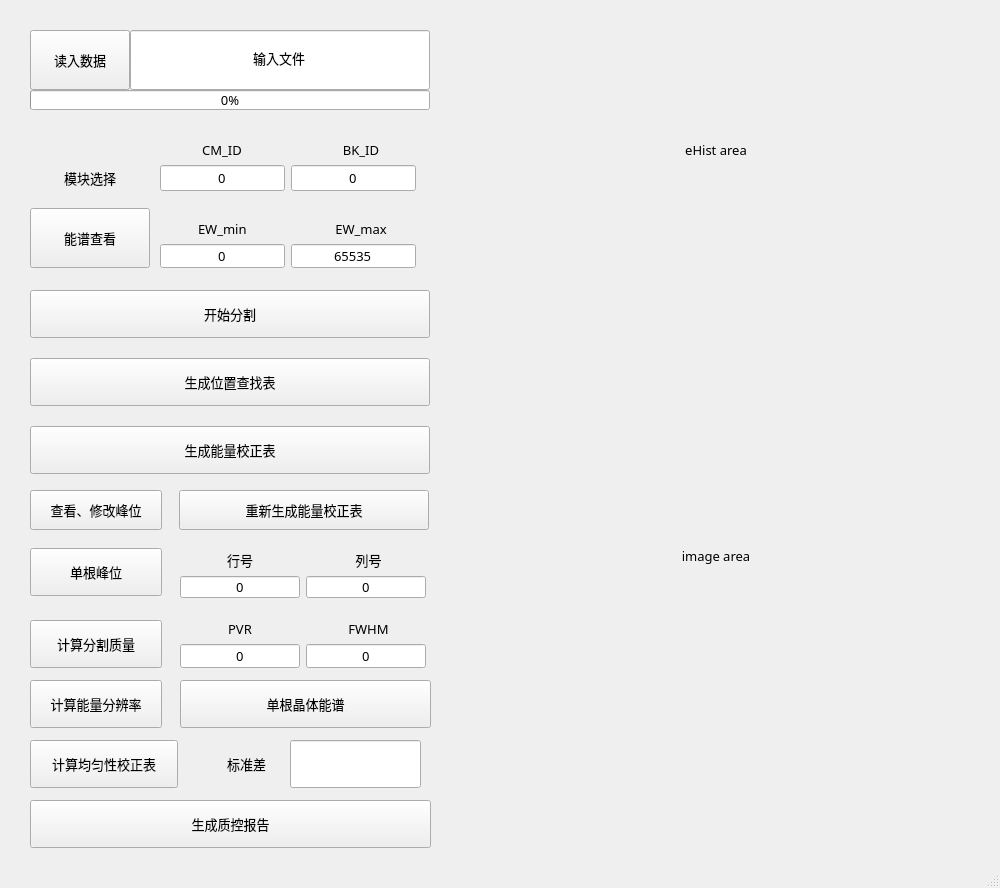
<?xml version="1.0" encoding="UTF-8"?>
<ui version="4.0">
 <class>MainWindow</class>
 <widget class="QMainWindow" name="MainWindow">
  <property name="geometry">
   <rect>
    <x>0</x>
    <y>0</y>
    <width>1000</width>
    <height>888</height>
   </rect>
  </property>
  <property name="font">
   <font>
    <family>微软雅黑</family>
    <pointsize>10</pointsize>
   </font>
  </property>
  <property name="windowTitle">
   <string>MainWindow</string>
  </property>
  <widget class="QWidget" name="centralwidget">
   <widget class="QLineEdit" name="lineEdit_dataPath">
    <property name="geometry">
     <rect>
      <x>130</x>
      <y>30</y>
      <width>300</width>
      <height>60</height>
     </rect>
    </property>
    <property name="font">
     <font>
      <family>微软雅黑</family>
      <pointsize>10</pointsize>
     </font>
    </property>
    <property name="text">
     <string>输入文件</string>
    </property>
    <property name="alignment">
     <set>Qt::AlignCenter</set>
    </property>
   </widget>
   <widget class="QPushButton" name="pushButton_readinData">
    <property name="geometry">
     <rect>
      <x>30</x>
      <y>30</y>
      <width>100</width>
      <height>60</height>
     </rect>
    </property>
    <property name="font">
     <font>
      <family>微软雅黑</family>
      <pointsize>10</pointsize>
     </font>
    </property>
    <property name="text">
     <string>读入数据</string>
    </property>
   </widget>
   <widget class="QPushButton" name="pushButton_setEW">
    <property name="geometry">
     <rect>
      <x>30</x>
      <y>208</y>
      <width>120</width>
      <height>60</height>
     </rect>
    </property>
    <property name="font">
     <font>
      <family>微软雅黑</family>
      <pointsize>10</pointsize>
     </font>
    </property>
    <property name="text">
     <string>能谱查看</string>
    </property>
   </widget>
   <widget class="QLabel" name="label_chooseBK">
    <property name="geometry">
     <rect>
      <x>50</x>
      <y>160</y>
      <width>80</width>
      <height>36</height>
     </rect>
    </property>
    <property name="font">
     <font>
      <family>微软雅黑</family>
      <pointsize>10</pointsize>
     </font>
    </property>
    <property name="text">
     <string>模块选择</string>
    </property>
    <property name="alignment">
     <set>Qt::AlignCenter</set>
    </property>
   </widget>
   <widget class="QPushButton" name="pushButton_segment">
    <property name="geometry">
     <rect>
      <x>30</x>
      <y>290</y>
      <width>400</width>
      <height>48</height>
     </rect>
    </property>
    <property name="font">
     <font>
      <family>微软雅黑</family>
      <pointsize>10</pointsize>
     </font>
    </property>
    <property name="text">
     <string>开始分割</string>
    </property>
   </widget>
   <widget class="QPushButton" name="pushButton_genPositionLUT">
    <property name="geometry">
     <rect>
      <x>30</x>
      <y>358</y>
      <width>400</width>
      <height>48</height>
     </rect>
    </property>
    <property name="font">
     <font>
      <family>微软雅黑</family>
      <pointsize>10</pointsize>
     </font>
    </property>
    <property name="text">
     <string>生成位置查找表</string>
    </property>
   </widget>
   <widget class="QPushButton" name="pushButton_genEnergyLUT">
    <property name="geometry">
     <rect>
      <x>30</x>
      <y>426</y>
      <width>400</width>
      <height>48</height>
     </rect>
    </property>
    <property name="font">
     <font>
      <family>微软雅黑</family>
      <pointsize>10</pointsize>
     </font>
    </property>
    <property name="text">
     <string>生成能量校正表</string>
    </property>
   </widget>
   <widget class="QPushButton" name="pushButton_calPeaks">
    <property name="geometry">
     <rect>
      <x>30</x>
      <y>490</y>
      <width>132</width>
      <height>40</height>
     </rect>
    </property>
    <property name="font">
     <font>
      <family>微软雅黑</family>
      <pointsize>10</pointsize>
     </font>
    </property>
    <property name="text">
     <string>查看、修改峰位</string>
    </property>
   </widget>
   <widget class="QPushButton" name="pushButton_calOnePeak">
    <property name="geometry">
     <rect>
      <x>30</x>
      <y>548</y>
      <width>132</width>
      <height>48</height>
     </rect>
    </property>
    <property name="font">
     <font>
      <family>微软雅黑</family>
      <pointsize>10</pointsize>
     </font>
    </property>
    <property name="text">
     <string>单根峰位</string>
    </property>
   </widget>
   <widget class="QWidget" name="layoutWidget1">
    <property name="geometry">
     <rect>
      <x>180</x>
      <y>550</y>
      <width>251</width>
      <height>48</height>
     </rect>
    </property>
    <property name="font">
     <font>
      <family>微软雅黑</family>
      <pointsize>10</pointsize>
     </font>
    </property>
    <layout class="QFormLayout" name="formLayout_crystalIDEdit">
     <property name="labelAlignment">
      <set>Qt::AlignCenter</set>
     </property>
     <property name="formAlignment">
      <set>Qt::AlignHCenter|Qt::AlignTop</set>
     </property>
     <item row="0" column="0">
      <widget class="QLabel" name="label_rowID">
       <property name="font">
        <font>
         <family>微软雅黑</family>
         <pointsize>10</pointsize>
        </font>
       </property>
       <property name="text">
        <string>行号</string>
       </property>
       <property name="alignment">
        <set>Qt::AlignCenter</set>
       </property>
      </widget>
     </item>
     <item row="0" column="1">
      <widget class="QLabel" name="label_colID">
       <property name="font">
        <font>
         <family>微软雅黑</family>
         <pointsize>10</pointsize>
        </font>
       </property>
       <property name="text">
        <string>列号</string>
       </property>
       <property name="alignment">
        <set>Qt::AlignCenter</set>
       </property>
      </widget>
     </item>
     <item row="1" column="0">
      <widget class="QLineEdit" name="lineEdit_rowID">
       <property name="maximumSize">
        <size>
         <width>120</width>
         <height>16777215</height>
        </size>
       </property>
       <property name="font">
        <font>
         <family>微软雅黑</family>
         <pointsize>10</pointsize>
        </font>
       </property>
       <property name="text">
        <string>0</string>
       </property>
       <property name="alignment">
        <set>Qt::AlignCenter</set>
       </property>
      </widget>
     </item>
     <item row="1" column="1">
      <widget class="QLineEdit" name="lineEdit_colID">
       <property name="maximumSize">
        <size>
         <width>120</width>
         <height>16777215</height>
        </size>
       </property>
       <property name="font">
        <font>
         <family>微软雅黑</family>
         <pointsize>10</pointsize>
        </font>
       </property>
       <property name="text">
        <string>0</string>
       </property>
       <property name="alignment">
        <set>Qt::AlignCenter</set>
       </property>
      </widget>
     </item>
    </layout>
   </widget>
   <widget class="QWidget" name="layoutWidget2">
    <property name="geometry">
     <rect>
      <x>160</x>
      <y>130</y>
      <width>271</width>
      <height>71</height>
     </rect>
    </property>
    <property name="font">
     <font>
      <family>微软雅黑</family>
      <pointsize>10</pointsize>
     </font>
    </property>
    <layout class="QFormLayout" name="formLayout_BKIDEdit">
     <property name="labelAlignment">
      <set>Qt::AlignCenter</set>
     </property>
     <property name="formAlignment">
      <set>Qt::AlignCenter</set>
     </property>
     <item row="0" column="0">
      <widget class="QLabel" name="label_CMID">
       <property name="font">
        <font>
         <family>微软雅黑</family>
         <pointsize>10</pointsize>
        </font>
       </property>
       <property name="text">
        <string>CM_ID</string>
       </property>
       <property name="alignment">
        <set>Qt::AlignCenter</set>
       </property>
      </widget>
     </item>
     <item row="0" column="1">
      <widget class="QLabel" name="label_BKID">
       <property name="font">
        <font>
         <family>微软雅黑</family>
         <pointsize>10</pointsize>
        </font>
       </property>
       <property name="text">
        <string>BK_ID</string>
       </property>
       <property name="alignment">
        <set>Qt::AlignCenter</set>
       </property>
      </widget>
     </item>
     <item row="1" column="0">
      <widget class="QLineEdit" name="lineEdit_CMID">
       <property name="maximumSize">
        <size>
         <width>125</width>
         <height>16777215</height>
        </size>
       </property>
       <property name="font">
        <font>
         <family>微软雅黑</family>
         <pointsize>10</pointsize>
        </font>
       </property>
       <property name="text">
        <string>0</string>
       </property>
       <property name="alignment">
        <set>Qt::AlignCenter</set>
       </property>
      </widget>
     </item>
     <item row="1" column="1">
      <widget class="QLineEdit" name="lineEdit_BKID">
       <property name="maximumSize">
        <size>
         <width>125</width>
         <height>16777215</height>
        </size>
       </property>
       <property name="font">
        <font>
         <family>微软雅黑</family>
         <pointsize>10</pointsize>
        </font>
       </property>
       <property name="text">
        <string>0</string>
       </property>
       <property name="alignment">
        <set>Qt::AlignCenter</set>
       </property>
      </widget>
     </item>
    </layout>
   </widget>
   <widget class="QWidget" name="layoutWidget3">
    <property name="geometry">
     <rect>
      <x>160</x>
      <y>220</y>
      <width>271</width>
      <height>48</height>
     </rect>
    </property>
    <property name="font">
     <font>
      <family>微软雅黑</family>
      <pointsize>10</pointsize>
     </font>
    </property>
    <layout class="QFormLayout" name="formLayout_EWEdit">
     <property name="labelAlignment">
      <set>Qt::AlignCenter</set>
     </property>
     <property name="formAlignment">
      <set>Qt::AlignCenter</set>
     </property>
     <item row="0" column="0">
      <widget class="QLabel" name="label_minEW">
       <property name="font">
        <font>
         <family>微软雅黑</family>
         <pointsize>10</pointsize>
        </font>
       </property>
       <property name="text">
        <string>EW_min</string>
       </property>
      </widget>
     </item>
     <item row="0" column="1">
      <widget class="QLabel" name="label_maxEW">
       <property name="font">
        <font>
         <family>微软雅黑</family>
         <pointsize>10</pointsize>
        </font>
       </property>
       <property name="text">
        <string>EW_max</string>
       </property>
       <property name="alignment">
        <set>Qt::AlignCenter</set>
       </property>
      </widget>
     </item>
     <item row="1" column="0">
      <widget class="QLineEdit" name="lineEdit_minEW">
       <property name="maximumSize">
        <size>
         <width>125</width>
         <height>16777215</height>
        </size>
       </property>
       <property name="font">
        <font>
         <family>微软雅黑</family>
         <pointsize>10</pointsize>
        </font>
       </property>
       <property name="text">
        <string>0</string>
       </property>
       <property name="alignment">
        <set>Qt::AlignCenter</set>
       </property>
      </widget>
     </item>
     <item row="1" column="1">
      <widget class="QLineEdit" name="lineEdit_maxEW">
       <property name="maximumSize">
        <size>
         <width>125</width>
         <height>16777215</height>
        </size>
       </property>
       <property name="font">
        <font>
         <family>微软雅黑</family>
         <pointsize>10</pointsize>
        </font>
       </property>
       <property name="text">
        <string>65535</string>
       </property>
       <property name="alignment">
        <set>Qt::AlignCenter</set>
       </property>
      </widget>
     </item>
    </layout>
   </widget>
   <widget class="QProgressBar" name="progressBar_readinData">
    <property name="geometry">
     <rect>
      <x>30</x>
      <y>90</y>
      <width>400</width>
      <height>20</height>
     </rect>
    </property>
    <property name="font">
     <font>
      <family>微软雅黑</family>
      <pointsize>10</pointsize>
     </font>
    </property>
    <property name="value">
     <number>0</number>
    </property>
    <property name="alignment">
     <set>Qt::AlignCenter</set>
    </property>
    <property name="textVisible">
     <bool>true</bool>
    </property>
   </widget>
   <widget class="LabelFloodmap" name="label_floodmap">
    <property name="geometry">
     <rect>
      <x>460</x>
      <y>300</y>
      <width>512</width>
      <height>512</height>
     </rect>
    </property>
    <property name="font">
     <font>
      <family>微软雅黑</family>
      <pointsize>10</pointsize>
     </font>
    </property>
    <property name="text">
     <string>image area</string>
    </property>
    <property name="alignment">
     <set>Qt::AlignCenter</set>
    </property>
   </widget>
   <widget class="LabelHistogram" name="label_eHist">
    <property name="geometry">
     <rect>
      <x>460</x>
      <y>0</y>
      <width>512</width>
      <height>300</height>
     </rect>
    </property>
    <property name="font">
     <font>
      <family>微软雅黑</family>
      <pointsize>10</pointsize>
     </font>
    </property>
    <property name="text">
     <string>eHist area</string>
    </property>
    <property name="alignment">
     <set>Qt::AlignCenter</set>
    </property>
   </widget>
   <widget class="QPushButton" name="pushButton_calSegFOM">
    <property name="geometry">
     <rect>
      <x>30</x>
      <y>620</y>
      <width>132</width>
      <height>48</height>
     </rect>
    </property>
    <property name="font">
     <font>
      <family>微软雅黑</family>
      <pointsize>10</pointsize>
     </font>
    </property>
    <property name="text">
     <string>计算分割质量</string>
    </property>
   </widget>
   <widget class="QWidget" name="layoutWidget1_2">
    <property name="geometry">
     <rect>
      <x>180</x>
      <y>620</y>
      <width>251</width>
      <height>48</height>
     </rect>
    </property>
    <property name="font">
     <font>
      <family>微软雅黑</family>
      <pointsize>10</pointsize>
     </font>
    </property>
    <layout class="QFormLayout" name="formLayout_segFOM">
     <property name="labelAlignment">
      <set>Qt::AlignCenter</set>
     </property>
     <property name="formAlignment">
      <set>Qt::AlignHCenter|Qt::AlignTop</set>
     </property>
     <item row="0" column="0">
      <widget class="QLabel" name="label_PVR">
       <property name="font">
        <font>
         <family>微软雅黑</family>
         <pointsize>10</pointsize>
        </font>
       </property>
       <property name="text">
        <string>PVR</string>
       </property>
       <property name="alignment">
        <set>Qt::AlignCenter</set>
       </property>
      </widget>
     </item>
     <item row="0" column="1">
      <widget class="QLabel" name="label_FWHM">
       <property name="font">
        <font>
         <family>微软雅黑</family>
         <pointsize>10</pointsize>
        </font>
       </property>
       <property name="text">
        <string>FWHM</string>
       </property>
       <property name="alignment">
        <set>Qt::AlignCenter</set>
       </property>
      </widget>
     </item>
     <item row="1" column="0">
      <widget class="QLineEdit" name="lineEdit_PVR">
       <property name="maximumSize">
        <size>
         <width>120</width>
         <height>16777215</height>
        </size>
       </property>
       <property name="font">
        <font>
         <family>微软雅黑</family>
         <pointsize>10</pointsize>
        </font>
       </property>
       <property name="text">
        <string>0</string>
       </property>
       <property name="alignment">
        <set>Qt::AlignCenter</set>
       </property>
      </widget>
     </item>
     <item row="1" column="1">
      <widget class="QLineEdit" name="lineEdit_FWHM">
       <property name="minimumSize">
        <size>
         <width>80</width>
         <height>0</height>
        </size>
       </property>
       <property name="maximumSize">
        <size>
         <width>120</width>
         <height>16777215</height>
        </size>
       </property>
       <property name="font">
        <font>
         <family>微软雅黑</family>
         <pointsize>10</pointsize>
        </font>
       </property>
       <property name="text">
        <string>0</string>
       </property>
       <property name="alignment">
        <set>Qt::AlignCenter</set>
       </property>
      </widget>
     </item>
    </layout>
   </widget>
   <widget class="QPushButton" name="pushButton_writePeaks">
    <property name="geometry">
     <rect>
      <x>179</x>
      <y>490</y>
      <width>250</width>
      <height>40</height>
     </rect>
    </property>
    <property name="font">
     <font>
      <family>微软雅黑</family>
      <pointsize>10</pointsize>
     </font>
    </property>
    <property name="text">
     <string>重新生成能量校正表</string>
    </property>
   </widget>
   <widget class="QPushButton" name="pushButton_calEnergyResolution">
    <property name="geometry">
     <rect>
      <x>30</x>
      <y>680</y>
      <width>132</width>
      <height>48</height>
     </rect>
    </property>
    <property name="font">
     <font>
      <family>微软雅黑</family>
      <pointsize>10</pointsize>
     </font>
    </property>
    <property name="text">
     <string>计算能量分辨率</string>
    </property>
   </widget>
   <widget class="QPushButton" name="pushButton_calUniformity">
    <property name="geometry">
     <rect>
      <x>30</x>
      <y>740</y>
      <width>148</width>
      <height>48</height>
     </rect>
    </property>
    <property name="font">
     <font>
      <family>微软雅黑</family>
      <pointsize>10</pointsize>
     </font>
    </property>
    <property name="text">
     <string>计算均匀性校正表</string>
    </property>
   </widget>
   <widget class="QPushButton" name="pushButton_crystalES">
    <property name="geometry">
     <rect>
      <x>180</x>
      <y>680</y>
      <width>251</width>
      <height>48</height>
     </rect>
    </property>
    <property name="font">
     <font>
      <family>微软雅黑</family>
      <pointsize>10</pointsize>
     </font>
    </property>
    <property name="text">
     <string>单根晶体能谱</string>
    </property>
   </widget>
   <widget class="QPushButton" name="pushButton_report">
    <property name="geometry">
     <rect>
      <x>30</x>
      <y>800</y>
      <width>401</width>
      <height>48</height>
     </rect>
    </property>
    <property name="font">
     <font>
      <family>微软雅黑</family>
      <pointsize>10</pointsize>
     </font>
    </property>
    <property name="text">
     <string>生成质控报告</string>
    </property>
   </widget>
   <widget class="QLineEdit" name="lineEdit_stdDev">
    <property name="geometry">
     <rect>
      <x>290</x>
      <y>740</y>
      <width>131</width>
      <height>48</height>
     </rect>
    </property>
    <property name="text">
     <string/>
    </property>
    <property name="alignment">
     <set>Qt::AlignCenter</set>
    </property>
   </widget>
   <widget class="QLabel" name="label_stdDev">
    <property name="geometry">
     <rect>
      <x>220</x>
      <y>740</y>
      <width>53</width>
      <height>48</height>
     </rect>
    </property>
    <property name="font">
     <font>
      <family>微软雅黑</family>
      <pointsize>10</pointsize>
     </font>
    </property>
    <property name="text">
     <string>标准差</string>
    </property>
    <property name="alignment">
     <set>Qt::AlignCenter</set>
    </property>
   </widget>
  </widget>
  <widget class="QStatusBar" name="statusbar"/>
 </widget>
 <customwidgets>
  <customwidget>
   <class>LabelHistogram</class>
   <extends>QLabel</extends>
   <header>LabelHistogram.h</header>
  </customwidget>
  <customwidget>
   <class>LabelFloodmap</class>
   <extends>QLabel</extends>
   <header>LabelFloodmap.h</header>
  </customwidget>
 </customwidgets>
 <resources/>
 <connections/>
</ui>
